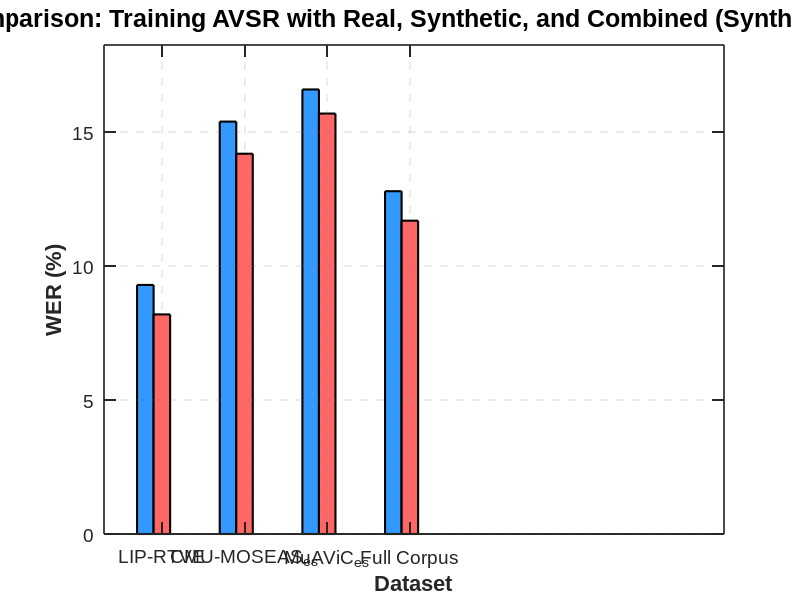

Write the MATLAB code that produced this figure. (Note: this script raises an error after producing the figure.)
% Datos de WER para la modalidad visual (V)
datasets = {'LIP-RTVE', 'CMU-MOSEAS_{es}', 'MuAViC_{es}', 'Full Corpus'};  % Nombres de los datasets
real_data = [9.3, 15.4, 16.6, 12.8];  % WER con datos reales (V)
synth_data = [21.1, 35.2, 39.6, 29.8];  % WER con datos sintéticos (V)
synth_real_data = [8.2, 14.2, 15.7, 11.7];  % WER con datos sintéticos + reales (V)

% Crear la figura con un tamaño más apaisado
figure;
set(gcf, 'Position', [100, 100, 1200, 400]);  % Tamaño apaisado (ancho, alto)

% Crear las posiciones para las barras
barWidth = 0.2;  % Ancho de las barras
r1 = 1:length(datasets);  % Posiciones de las barras para datos reales
r3 = r1 + barWidth;  % Posiciones de las barras para datos sintéticos + reales

% Dibujar las barras con colores más suaves y bordes más definidos
b1 = bar(r1, real_data, barWidth, 'FaceColor', [0.2, 0.6, 1], 'EdgeColor', 'k', 'LineWidth', 1.5);  % Barras para Real
hold on;
b3 = bar(r3, synth_real_data, barWidth, 'FaceColor', [1, 0.4, 0.4], 'EdgeColor', 'k', 'LineWidth', 1.5);  % Barras para Synth+Real

% Configurar detalles de la gráfica
set(gca, 'XTick', r1 + barWidth, 'XTickLabel', datasets, 'FontSize', 14, 'FontName', 'Arial');
xlabel('Dataset', 'FontWeight', 'bold', 'FontSize', 16);
ylabel('WER (%)', 'FontWeight', 'bold', 'FontSize', 16);
title('WER Comparison: Training AVSR with Real, Synthetic, and Combined (Synth + Real) Data', 'FontSize', 18, 'FontWeight', 'bold');

% Mejorar el fondo y los ejes
set(gca, 'Color', [1, 1, 1], 'Box', 'on', 'GridLineStyle', '--', 'GridColor', [0.5, 0.5, 0.5], 'LineWidth', 1.2);
grid on;
axis tight;

% Ajuste de límites del eje Y
ylim([0, max([real_data, synth_real_data]) * 1.1]);  % Aumentar el límite Y en un 10%

% Ajuste de límites del eje X para dejar margen en los lados
xlim([0.5, length(datasets) + 4]);  % Añadir margen en los lados de la gráfica

% Mejorar los márgenes y las etiquetas
set(gca, 'TickLength', [0.02, 0.025]);
ax = gca;
ax.XColor = 'k';
ax.YColor = 'k';

% Configurar la leyenda y moverla ligeramente
lgd = legend([b1, b3], {'Real Data (V)', 'Synth + Real Data (V)'}, 'Location', 'northeast', 'FontSize', 14, 'FontWeight', 'bold');
lgd.Position = [0.715, 0.75, 0.15, 0.12];  % Ajusta la posición de la leyenda

% Calcular la diferencia entre 'Real' y 'Synth + Real'
differences = real_data - synth_real_data;

% Imprimir las diferencias debajo de la leyenda, en una posición fija (0.6, 0.6)
y_position = 11;  % Posición Y inicial
for i = 1:length(differences)
    % Texto con el símbolo Δ para la diferencia
    text(6.1, y_position, sprintf('\\DeltaWER (Real vs Synth+Real) for %s: %.2f (↓)', datasets{i}, differences(i)), ...
        'HorizontalAlignment', 'center', 'VerticalAlignment', 'bottom', 'FontSize', 14, 'FontWeight', 'bold');
    y_position = y_position - 3;  % Mover la posición Y para la siguiente diferencia
end

% Guardar la figura en un archivo PNG
saveas(gcf, 'WER_comparison_Audiovisual_Modality.png');

